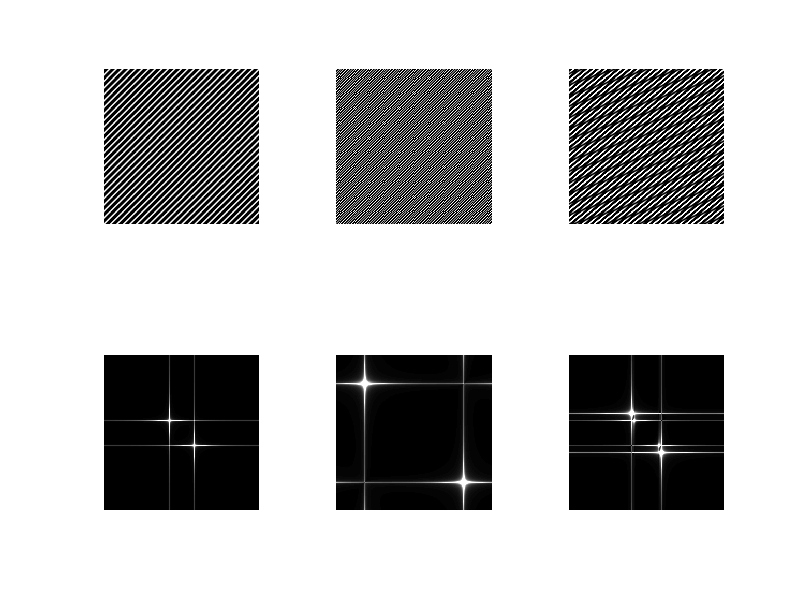

Source code (MATLAB):
close all;
clear variables;
clc
question = 2;
Partie = 2;
Choix = 1;
switch Choix
    case 1
        n=300; 
        m=n; 
        r = 20;
    case 2
        m = 1000;
        n = 500;
        r = 58;
end
switch question
    case 1

        switch Partie
            case 1

                figure(1); 
                x=-n/2:n/2; 
                y=x; 
                lx=45; 
                ly=20; 
                M1=porte_2d(m,n,lx,ly); 
                subplot(1,3,1); 
                imshow(M1);
                tfM1 = abs(fftshift(fft2(M1)));
                subplot(132);
                imshow(tfM1);
                stfM1 = uint8(tfM1);
                subplot(133);
                imshow(stfM1);

            case 2
                D=disque(m,n,r); 
                subplot(1,3,1); 
                imshow(D);
                tfM1 = abs(fftshift(fft2(D)));
                subplot(132);
                imshow(tfM1);
                stfM1 = uint8(tfM1);
                subplot(133);
                imshow(stfM1);
        end
    case 2
        [x,y]=meshgrid(1:n,1:m); 
        M1=cos(0.5*x+0.5*y); 
        M2=cos(2*x+2*y); 
        M3=cos(0.5*x+0.5*y)+cos(0.6*x+0.8*y); 
        subplot(2,3,1); 
        imshow(M1);
        subplot(2,3,2); 
        imshow(M2);
        subplot(2,3,3); 
        imshow(M3);
        tfM1 = abs(fftshift(fft2(M1)));
        tfM2 = abs(fftshift(fft2(M2)));
        tfM3 = abs(fftshift(fft2(M3)));
        stfM1 = uint8(tfM1);
        stfM2 = uint8(tfM2);
        stfM3 = uint8(tfM3);
        subplot(234);
        imshow(stfM1);
        subplot(235);
        imshow(stfM2);
        subplot(236);
        imshow(stfM3);        
end
